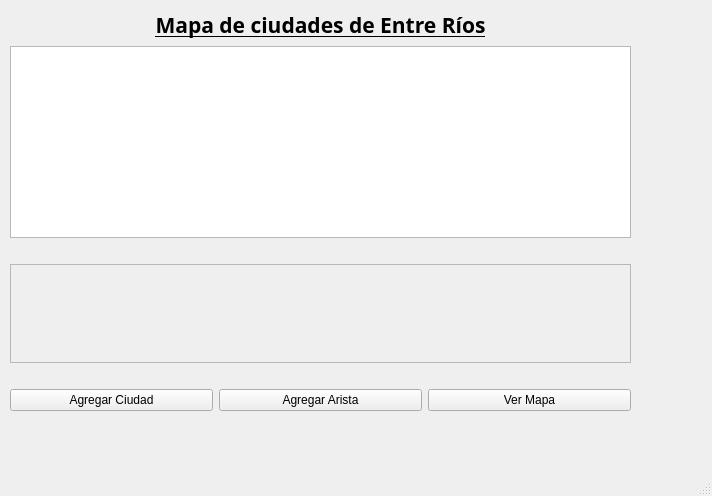
<?xml version="1.0" encoding="UTF-8"?>
<ui version="4.0">
 <class>MainWindow</class>
 <widget class="QMainWindow" name="MainWindow">
  <property name="enabled">
   <bool>true</bool>
  </property>
  <property name="geometry">
   <rect>
    <x>0</x>
    <y>0</y>
    <width>712</width>
    <height>496</height>
   </rect>
  </property>
  <property name="minimumSize">
   <size>
    <width>10</width>
    <height>10</height>
   </size>
  </property>
  <property name="maximumSize">
   <size>
    <width>1000</width>
    <height>1000</height>
   </size>
  </property>
  <property name="windowTitle">
   <string>Menu Principal</string>
  </property>
  <widget class="QWidget" name="centralwidget">
   <property name="enabled">
    <bool>true</bool>
   </property>
   <widget class="QWidget" name="layoutWidget">
    <property name="geometry">
     <rect>
      <x>10</x>
      <y>10</y>
      <width>621</width>
      <height>401</height>
     </rect>
    </property>
    <layout class="QVBoxLayout" name="verticalLayout">
     <item>
      <widget class="QLabel" name="lblTitulo">
       <property name="font">
        <font>
         <family>Bahnschrift SemiLight</family>
         <pointsize>16</pointsize>
         <weight>75</weight>
         <italic>false</italic>
         <bold>true</bold>
         <underline>true</underline>
        </font>
       </property>
       <property name="text">
        <string>Mapa de ciudades de Entre Ríos</string>
       </property>
       <property name="alignment">
        <set>Qt::AlignCenter</set>
       </property>
      </widget>
     </item>
     <item>
      <widget class="QListView" name="listView"/>
     </item>
     <item>
      <spacer name="verticalSpacer">
       <property name="orientation">
        <enum>Qt::Vertical</enum>
       </property>
       <property name="sizeType">
        <enum>QSizePolicy::Fixed</enum>
       </property>
       <property name="sizeHint" stdset="0">
        <size>
         <width>20</width>
         <height>20</height>
        </size>
       </property>
      </spacer>
     </item>
     <item>
      <widget class="QScrollArea" name="scrollArea">
       <property name="widgetResizable">
        <bool>true</bool>
       </property>
       <widget class="QWidget" name="scrollAreaWidgetContents">
        <property name="geometry">
         <rect>
          <x>0</x>
          <y>0</y>
          <width>617</width>
          <height>85</height>
         </rect>
        </property>
       </widget>
      </widget>
     </item>
     <item>
      <spacer name="verticalSpacer_2">
       <property name="orientation">
        <enum>Qt::Vertical</enum>
       </property>
       <property name="sizeType">
        <enum>QSizePolicy::Fixed</enum>
       </property>
       <property name="sizeHint" stdset="0">
        <size>
         <width>20</width>
         <height>20</height>
        </size>
       </property>
      </spacer>
     </item>
     <item>
      <layout class="QHBoxLayout" name="horizontalLayout">
       <item>
        <widget class="QPushButton" name="BAgVert">
         <property name="text">
          <string>Agregar Ciudad</string>
         </property>
        </widget>
       </item>
       <item>
        <widget class="QPushButton" name="BAgArista">
         <property name="text">
          <string>Agregar Arista</string>
         </property>
        </widget>
       </item>
       <item>
        <widget class="QPushButton" name="BVerMapa">
         <property name="text">
          <string>Ver Mapa</string>
         </property>
        </widget>
       </item>
      </layout>
     </item>
    </layout>
   </widget>
  </widget>
  <widget class="QStatusBar" name="statusbar"/>
 </widget>
 <resources/>
 <connections/>
</ui>
